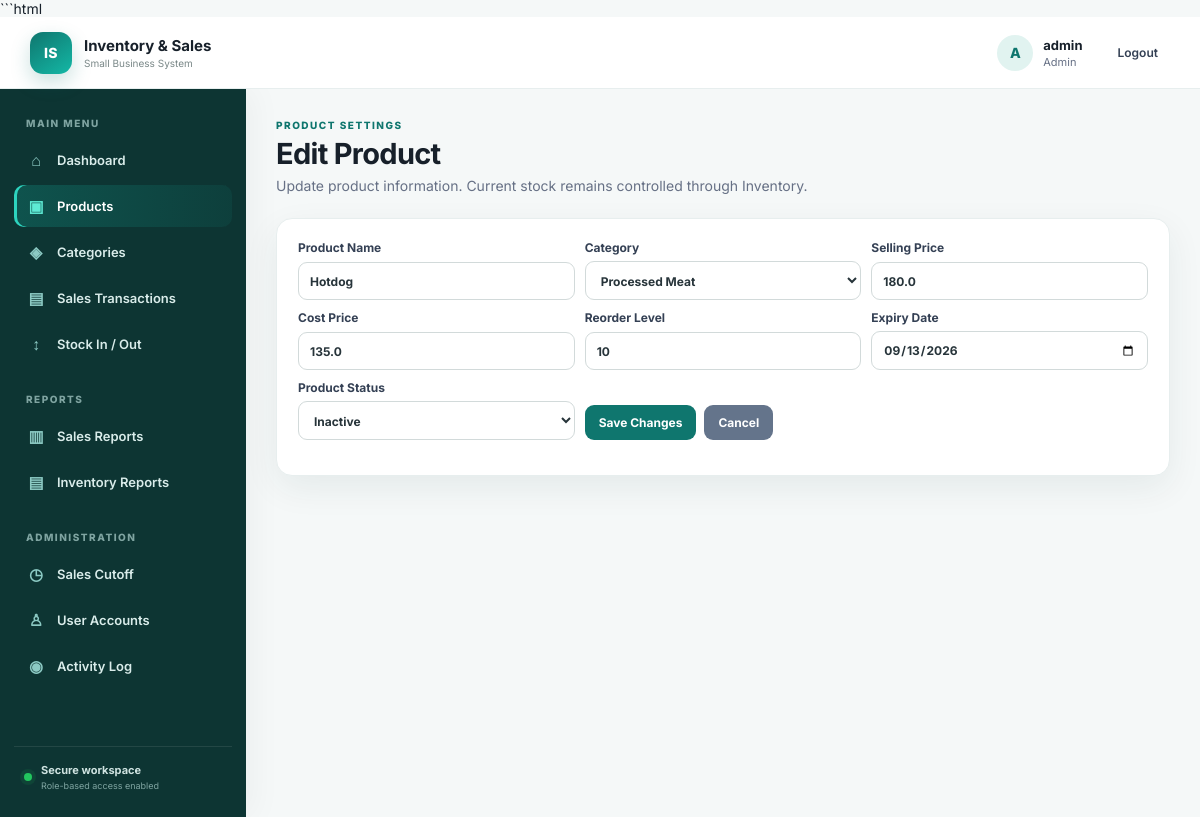
The app's page /products/edit/1 (signed in), older data.
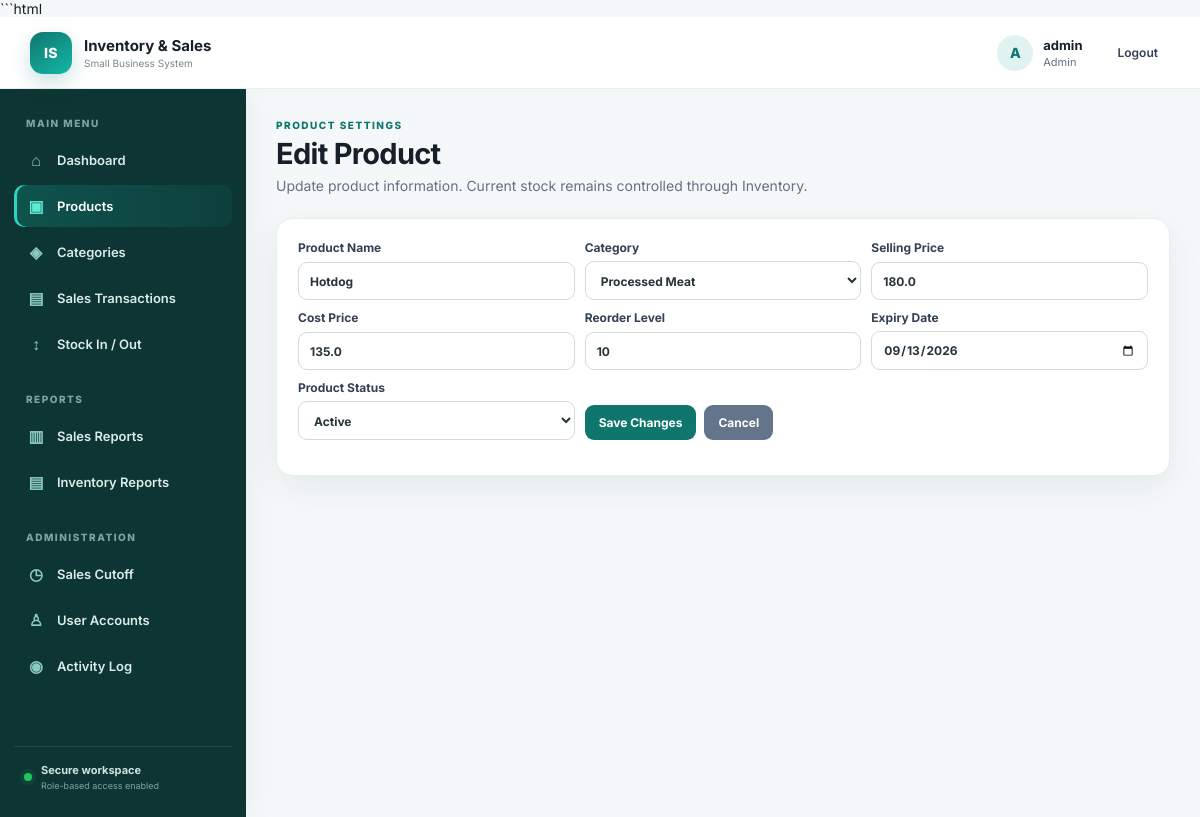
The same page, newer data.
### tables this page shows
CREATE TABLE products (id INTEGER PRIMARY KEY AUTOINCREMENT, name TEXT NOT NULL, category_id INTEGER, price REAL NOT NULL DEFAULT 0, cost REAL NOT NULL DEFAULT 0, stock INTEGER NOT NULL DEFAULT 0, reorder_level INTEGER NOT NULL DEFAULT 5, expiry_date text, active integer not null default 1, FOREIGN KEY(category_id) REFERENCES categories(id) ON DELETE SET NULL);

CREATE TABLE categories (id INTEGER PRIMARY KEY AUTOINCREMENT, name TEXT UNIQUE NOT NULL);

### app.py (the view, shortened to what this page needs)
@app.route("/products/edit/<int:product_id>", methods=["GET", "POST"])
@login_required
@admin_required
def edit_product(product_id):
    conn = db()
    product = conn.execute("SELECT * FROM products WHERE id=?", (product_id,)).fetchone()
    if not product:
        conn.close()
        flash("Product not found.", "error")
        return redirect(url_for("products"))
    categories = conn.execute("SELECT * FROM categories ORDER BY name").fetchall()
    conn.close()
    return render_template("product_edit.html", product=product, categories=categories)

### app.py (called while the page is built)
def db():
    conn = sqlite3.connect(DB)
    conn.row_factory = sqlite3.Row
    conn.execute("PRAGMA foreign_keys = ON")
    return conn

def login_required(f):
    @wraps(f)
    def wrapped(*args, **kwargs):
        if "user_id" not in session:
            return redirect(url_for("login"))
        return f(*args, **kwargs)
    return wrapped

def admin_required(f):
    @wraps(f)
    def wrapped(*args, **kwargs):
        if session.get("role") != "Admin":
            flash("Admin access required.", "error")
            return redirect(url_for("dashboard"))
        return f(*args, **kwargs)
    return wrapped

### templates/product_edit.html (shortened to what this page needs)
{% extends "base.html" %}
{% block content %}
<div class="page-head">
    <div>
        <span class="eyebrow">PRODUCT SETTINGS</span>
        <h1>Edit Product</h1>
        <p class="muted">
            Update product information. Current stock remains controlled through Inventory.
        </p>
    </div>
</div>
<div class="panel">
    <form method="post" class="formgrid edit-form">
        <label>
            Product Name
            <input
                name="name"
                value="{{ product.name }}"
                required
            >
        </label>
        <label>
            Category
            <select name="category_id">
                {% for c in categories %}
                    <option
                        value="{{ c.id }}"
                        {% if product.category_id == c.id %}
                            selected
                        {% endif %}
                    >
                        {{ c.name }}
                    </option>
                {% endfor %}
            </select>
        </label>
        <label>
            Selling Price
            <input
                type="number"
                step="0.01"
                min="0"
                name="price"
                value="{{ product.price }}"
                required
            >
        </label>
        <label>
            Cost Price
            <input
                type="number"
                step="0.01"
                min="0"
                name="cost"
                value="{{ product.cost }}"
                required
            >
        </label>
        <label>
            Reorder Level
            <input
                type="number"
                min="0"
                name="reorder_level"
                value="{{ product.reorder_level }}"
                required
            >
        </label>
        <label>
            Expiry Date
            <input
                type="date"
                name="expiry_date"
                value="{{ product.expiry_date or '' }}"
            >
        </label>
        <label>
            Product Status
            <select name="active">
                <option
                    value="1"
                    {% if product.active %}
                        selected
                    {% endif %}
                >
                    Active
                </option>
                <option
                    value="0"
                    {% if not product.active %}
                        selected
                    {% endif %}
                >
                    Inactive
                </option>
            </select>
        </label>
        <div class="form-actions">
            <button type="submit">
                Save Changes
            </button>
            <a
                class="btnlink secondary"
                href="{{ url_for('products') }}"
            >
                Cancel
            </a>
        </div>
    </form>
</div>
{% endblock %}

Row changes from the older to the newer data that the page shows:
changed products "Hotdog": active "Inactive" → "Active"
